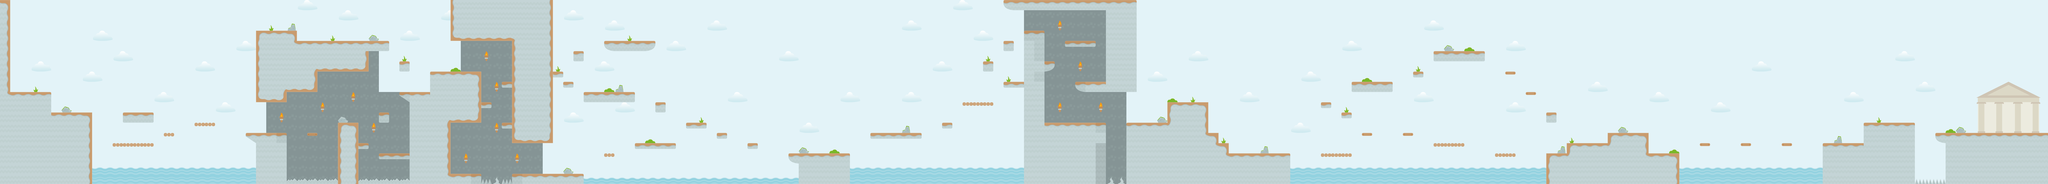

Below is a game level as drawn by its tile map, then a one-line description and the .tmx that defines it (tile-layer data replaced by summaries):
An orthogonal 200x18 tile map with 70x70 px tiles, 3 tile layers (Air Background, Decoration Background, Collision) and 116 objects.

<map version="1.0" orientation="orthogonal" renderorder="right-down" width="200" height="18" tilewidth="70" tileheight="70">
 <tileset firstgid="1" name="spritesheet_level3" tilewidth="70" tileheight="70">
  <image source="../images/spritesheet_level3.png" width="700" height="770" />
  <tile id="1">
   <properties>
    <property name="Class" value="GroundEnemy" />
    <property name="sheet" value="g_enemy1-lv3" />
   </properties>
  </tile>
  <tile id="2">
   <properties>
    <property name="Class" value="GroundEnemy" />
    <property name="sheet" value="g_enemy2-lv3" />
   </properties>
  </tile>
  <tile id="3">
   <properties>
    <property name="Class" value="VerticalEnemy" />
    <property name="sheet" value="v_enemy1-lv3" />
   </properties>
  </tile>
  <tile id="4">
   <properties>
    <property name="boundingBox" value="true" />
    <property name="type" value="0" />
   </properties>
  </tile>
  <tile id="9">
   <properties>
    <property name="Class" value="Coin" />
    <property name="sheet" value="gold-coin" />
   </properties>
  </tile>
  <tile id="10">
   <properties>
    <property name="Class" value="Endgame" />
    <property name="sheet" value="endgame-top" />
   </properties>
  </tile>
  <tile id="11">
   <properties>
    <property name="Class" value="Endgame" />
    <property name="sheet" value="endgame-bottom" />
   </properties>
  </tile>
 </tileset>
 <layer name="Air Background" width="200" height="18">
  <properties>
   <property name="boundingBox" value="true" />
   <property name="type" value="0" />
  </properties>
  <data>[3600 cells, 3596 non-empty, 2 distinct tile ids]</data>
 </layer>
 <layer name="Decoration Background" width="200" height="18">
  <properties>
   <property name="type" value="0" />
  </properties>
  <data>[3600 cells, 358 non-empty, 48 distinct tile ids]</data>
 </layer>
 <layer name="Collision" width="200" height="18" opacity="0.9">
  <properties>
   <property name="collision" value="true" />
  </properties>
  <data>[3600 cells, 751 non-empty, 27 distinct tile ids]</data>
 </layer>
 <objectgroup name="Enemies">
  <object gid="2" x="910" y="770" />
  <object gid="3" x="1820" y="910" />
  <object gid="4" x="1540" y="770" />
  <object gid="4" x="2240" y="770" />
  <object gid="4" x="2660" y="560" />
  <object gid="2" x="3150" y="490" />
  <object gid="4" x="3360" y="630" />
  <object gid="4" x="3360" y="910" />
  <object gid="3" x="3710" y="1190" />
  <object gid="2" x="4550" y="980" />
  <object gid="3" x="4200" y="630" />
  <object gid="4" x="5250" y="910" />
  <object gid="4" x="6300" y="770" />
  <object gid="2" x="5950" y="910" />
  <object gid="4" x="4970" y="770" />
  <object gid="3" x="5670" y="1050" />
  <object gid="4" x="6790" y="350" />
  <object gid="4" x="7280" y="490" />
  <object gid="4" x="7210" y="280" />
  <object gid="3" x="7770" y="840" />
  <object gid="4" x="4060" y="210" />
  <object gid="2" x="8120" y="700" />
  <object gid="2" x="8540" y="1050" />
  <object gid="4" x="8890" y="910" />
  <object gid="4" x="9450" y="840" />
  <object gid="3" x="9450" y="560" />
  <object gid="3" x="9310" y="560" />
  <object gid="4" x="10080" y="910" />
  <object gid="4" x="9730" y="910" />
  <object gid="4" x="10430" y="910" />
  <object gid="2" x="11130" y="910" />
  <object gid="2" x="10850" y="980" />
  <object gid="4" x="10360" y="420" />
  <object gid="4" x="11760" y="910" />
  <object gid="4" x="12040" y="910" />
  <object gid="4" x="12320" y="910" />
  <object gid="3" x="13020" y="840" />
  <object gid="3" x="12880" y="840" />
  <object gid="4" x="13160" y="770" />
  <object gid="2" x="13440" y="910" />
 </objectgroup>
 <objectgroup name="Coins">
  <object gid="10" x="420" y="770" />
  <object gid="10" x="490" y="770" />
  <object gid="10" x="840" y="980" />
  <object gid="10" x="910" y="980" />
  <object gid="10" x="1120" y="910" />
  <object gid="10" x="1330" y="840" />
  <object gid="10" x="1400" y="840" />
  <object gid="10" x="2100" y="910" />
  <object gid="10" x="2310" y="840" />
  <object gid="10" x="2380" y="840" />
  <object gid="10" x="2590" y="1050" />
  <object gid="10" x="2660" y="1050" />
  <object gid="10" x="2730" y="1050" />
  <object gid="10" x="2590" y="770" />
  <object gid="10" x="2730" y="420" />
  <object gid="10" x="1820" y="210" />
  <object gid="10" x="1890" y="210" />
  <object gid="10" x="2100" y="280" />
  <object gid="10" x="2170" y="280" />
  <object gid="10" x="2240" y="280" />
  <object gid="10" x="2450" y="280" />
  <object gid="10" x="2520" y="280" />
  <object gid="10" x="2380" y="280" />
  <object gid="10" x="3290" y="700" />
  <object gid="10" x="3080" y="1190" />
  <object gid="10" x="3150" y="1190" />
  <object gid="10" x="3220" y="1190" />
  <object gid="10" x="4130" y="1050" />
  <object gid="10" x="4690" y="840" />
  <object gid="10" x="4760" y="840" />
  <object gid="10" x="4130" y="280" />
  <object gid="10" x="4200" y="280" />
  <object gid="10" x="4270" y="280" />
  <object gid="10" x="4340" y="280" />
  <object gid="10" x="4410" y="280" />
  <object gid="10" x="3780" y="490" />
  <object gid="10" x="4900" y="910" />
  <object gid="10" x="5110" y="980" />
  <object gid="10" x="6440" y="840" />
  <object gid="10" x="6650" y="700" />
  <object gid="10" x="7000" y="210" />
  <object gid="10" x="7070" y="210" />
  <object gid="10" x="7280" y="280" />
  <object gid="10" x="7350" y="280" />
  <object gid="10" x="7420" y="280" />
  <object gid="10" x="7420" y="840" />
  <object gid="10" x="7350" y="840" />
  <object gid="10" x="7280" y="840" />
  <object gid="10" x="7210" y="840" />
  <object gid="10" x="7420" y="560" />
  <object gid="10" x="7490" y="560" />
  <object gid="10" x="8260" y="910" />
  <object gid="10" x="8330" y="980" />
  <object gid="10" x="9030" y="1050" />
  <object gid="10" x="9100" y="1050" />
  <object gid="10" x="9170" y="1050" />
  <object gid="10" x="9310" y="910" />
  <object gid="10" x="9800" y="350" />
  <object gid="10" x="9870" y="350" />
  <object gid="10" x="9940" y="350" />
  <object gid="10" x="10010" y="350" />
  <object gid="10" x="10080" y="350" />
  <object gid="10" x="9870" y="980" />
  <object gid="10" x="10570" y="770" />
  <object gid="10" x="10640" y="1050" />
  <object gid="10" x="11340" y="1050" />
  <object gid="10" x="11620" y="980" />
  <object gid="10" x="11900" y="980" />
  <object gid="10" x="12180" y="980" />
  <object gid="10" x="12530" y="980" />
  <object gid="10" x="12600" y="980" />
  <object gid="10" x="9660" y="490" />
  <object gid="10" x="6860" y="560" />
  <object gid="10" x="6930" y="560" />
 </objectgroup>
 <objectgroup name="Endgame">
  <object gid="12" x="13695" y="910" />
  <object gid="11" x="13695" y="840" />
 </objectgroup>
</map>